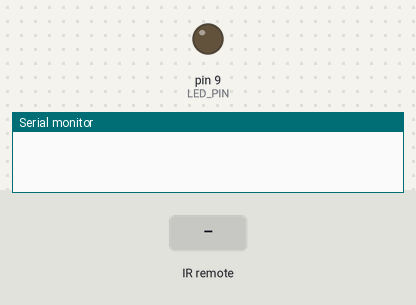
Bench run of a sketch on a simulated Arduino Uno, built with avr-gcc and run on an emulated ATmega328P. Parts: output pins drawn as LEDs (lit = HIGH), the last lines printed to the serial monitor. The inputs (shaded band) are chosen by the test bench.

Above: at 1.2 s.
1.3 s: infrared code 0xFF02FD received
At 2.4 s:
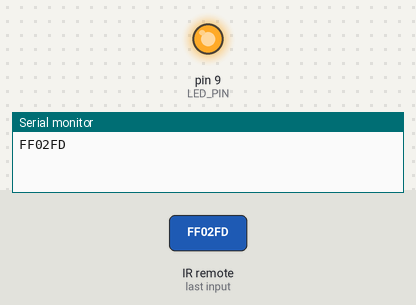
Timing chart, 0 to 4.3 s (numbered marks = the images above; inputs shaded):
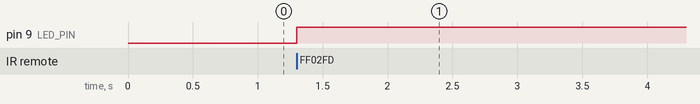

Measured:
- after the input at 1.3 s, pin 9 (LED_PIN): LOW → HIGH at once

The sketch:

7_2.ino
```cpp
/*
  keyes 4WD 多功能智能车
  课程 07.2
  红外遥控
  http://www.keyes-robot.com
*/
#include <IRremote.h>

#define RECV_PIN A1    // 红外接收器引脚
#define LED_PIN 9      // 发光LED引脚

int ledState = 0;     // LED 状态变量，0 关闭，1 打开

IRrecv irrecv(RECV_PIN);
decode_results results;

/* 功能：初始化串口、红外接收器和LED引脚 */
void setup() {
  Serial.begin(9600);
  irrecv.enableIRIn();           // 初始化红外接收器
  pinMode(LED_PIN, OUTPUT);      // 设置LED引脚为输出模式
}

/* 功能：检测红外信号，控制LED开关 */
void loop() {
  if (irrecv.decode(&results)) {
    Serial.println(results.value, HEX);  // 输出接收到的红外码（十六进制）
    if (results.value == 0xFF02FD && ledState == 0) {  // 按下OK键且LED关闭
      digitalWrite(LED_PIN, HIGH);       // 点亮LED
      ledState = 1;                      // 更新状态为打开
    } else if (results.value == 0xFF02FD && ledState == 1) {  // 再次按下OK键且LED打开
      digitalWrite(LED_PIN, LOW);        // 熄灭LED
      ledState = 0;                      // 更新状态为关闭
    }
    irrecv.resume();                     // 准备接收下一个信号
  }
}
```
